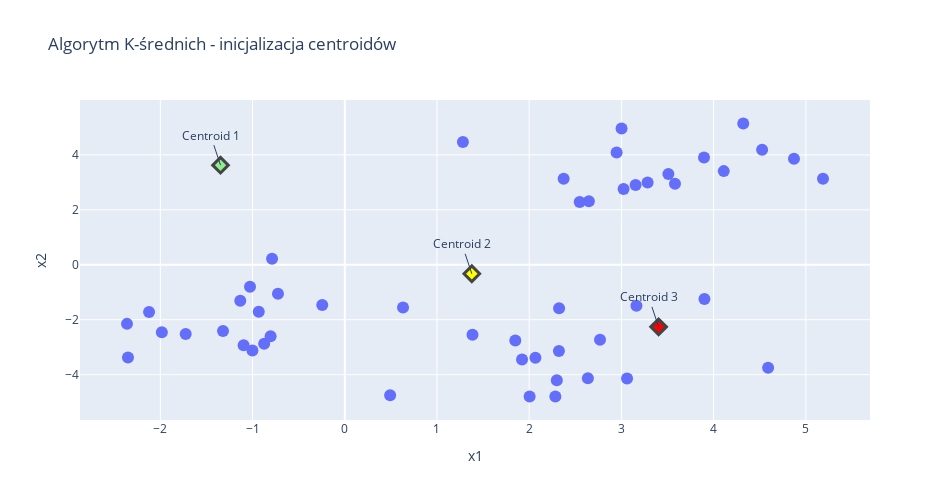

Notebook code cell kept with this figure:
### Code cell
import plotly.graph_objects as go

fig = px.scatter(df, 'x1', 'x2', width=950, height=500, title='Algorytm K-średnich - inicjalizacja centroidów')

fig.add_trace(go.Scatter(x=[centroid_1[0]], y=[centroid_1[1]], name='centroid 1', mode='markers', marker_line_width=3, marker_color=cluster_1_color, marker_symbol='diamond'))
fig.add_annotation(
    x=centroid_1[0],
    y=centroid_1[1], 
    text="Centroid 1"
)

fig.add_trace(go.Scatter(x=[centroid_2[0]], y=[centroid_2[1]], name='centroid 2', mode='markers', marker_line_width=3, marker_color=cluster_2_color, marker_symbol='diamond'))
fig.add_annotation(
    x=centroid_2[0],
    y=centroid_2[1], 
    text="Centroid 2"
)

fig.add_trace(go.Scatter(x=[centroid_3[0]], y=[centroid_3[1]], name='centroid 3', mode='markers', marker_line_width=3, marker_color=cluster_3_color, marker_symbol='diamond'))
fig.add_annotation(
    x=centroid_3[0],
    y=centroid_3[1], 
    text="Centroid 3"
)

fig.update_traces(marker_size=12, showlegend=False)

### Figure 1 — Plotly figure (JSON) as saved in the notebook; plotly's stock layout.template omitted (floating-point values rounded to 4 significant figures)
{"data": [{"hovertemplate": "x1=%{x}<br>x2=%{y}<extra></extra>", "legendgroup": "", "marker": {"color": "#636efa", "size": 12, "symbol": "circle"}, "mode": "markers", "name": "", "orientation": "v", "showlegend": false, "type": "scatter", "x": [2.768, -1.001, 3.284, 2.647, 1.922, 2.283, -1.983, 3.509, 3.163, -1.133, 1.849, 2.948, 2.547, 2.374, 3.9, 3.024, -0.7883, 4.526, 4.11, -2.361, 2.324, -2.351, 0.6319, 2.636, 3.581, 2.067, 4.871, 3.154, 3.061, 3.002, -1.097, -0.7241, 1.385, 3.895, 2.322, -0.9326, 0.4921, -0.874, -0.244, -2.122, 5.186, 4.321, -0.8042, 4.591, -1.725, 2.299, -1.32, 2.005, 1.281, -1.027], "xaxis": "x", "y": [-2.728, -3.123, 2.991, 2.309, -3.452, -4.795, -2.459, 3.305, -1.494, -1.307, -2.757, 4.086, 2.28, 3.131, -1.249, 2.761, 0.2222, 4.185, 3.409, -2.151, -1.584, -3.375, -1.558, -4.127, 2.952, -3.386, 3.857, 2.903, -4.144, 4.96, -2.928, -1.058, -2.544, 3.907, -3.136, -1.71, -4.75, -2.873, -1.463, -1.716, 3.133, 5.142, -2.606, -3.749, -2.522, -4.206, -2.412, -4.794, 4.471, -0.8023], "yaxis": "y"}, {"marker": {"color": "lightgreen", "line": {"width": 3}, "size": 12, "symbol": "diamond"}, "mode": "markers", "name": "centroid 1", "showlegend": false, "type": "scatter", "x": [-1.347], "y": [3.626]}, {"marker": {"color": "yellow", "line": {"width": 3}, "size": 12, "symbol": "diamond"}, "mode": "markers", "name": "centroid 2", "showlegend": false, "type": "scatter", "x": [1.378], "y": [-0.3286]}, {"marker": {"color": "red", "line": {"width": 3}, "size": 12, "symbol": "diamond"}, "mode": "markers", "name": "centroid 3", "showlegend": false, "type": "scatter", "x": [3.403], "y": [-2.261]}], "layout": {"annotations": [{"text": "Centroid 1", "x": -1.347, "y": 3.626}, {"text": "Centroid 2", "x": 1.378, "y": -0.3286}, {"text": "Centroid 3", "x": 3.403, "y": -2.261}], "height": 500, "legend": {"tracegroupgap": 0}, "title": {"text": "Algorytm K-średnich - inicjalizacja centroidów"}, "width": 950, "xaxis": {"anchor": "y", "autorange": true, "domain": [0, 1], "range": [-2.871, 5.695], "title": {"text": "x1"}, "type": "linear"}, "yaxis": {"anchor": "x", "autorange": true, "domain": [0, 1], "range": [-5.651, 5.998], "title": {"text": "x2"}, "type": "linear"}}}
